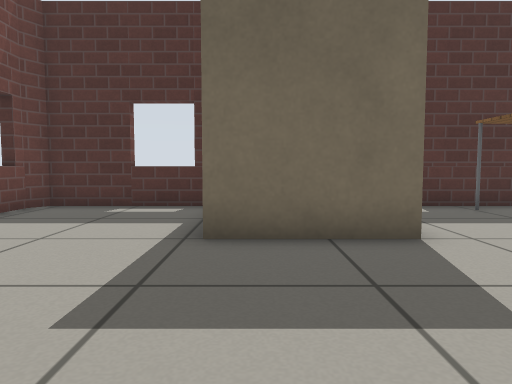
[1] (above)

21 first-person views from a walk through a robot-simulator world made for Gazebo. The camera is 0.5 m above the floor, tilts 4° down and sees 70° across. The floor is counted in squares, 0.5 m on a side. Each view is taken from the middle of a square. On the plan, view 1 faces up. The plan holds only what a view shows up to about 13 squares ahead; the rest is blank. Robots are left out. Simple patterns stand in for the simulator's built-in surfaces.

[2]
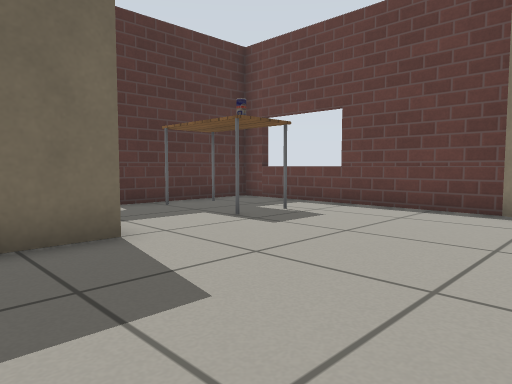

[3]
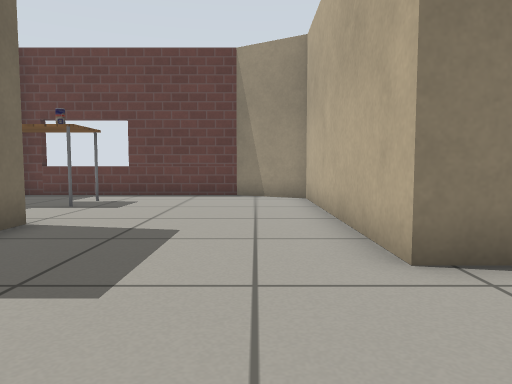

[4]
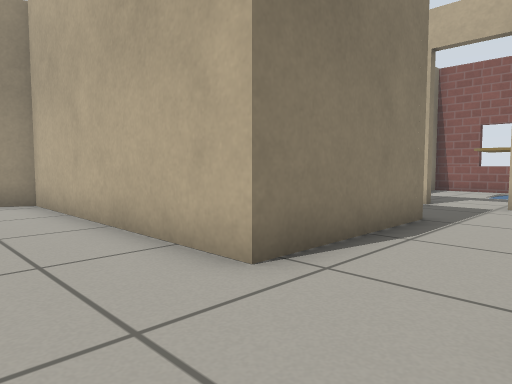

[5]
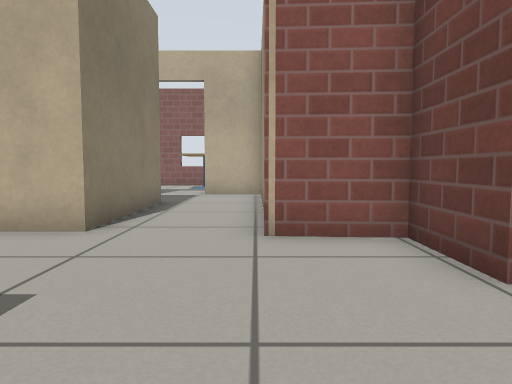

[6]
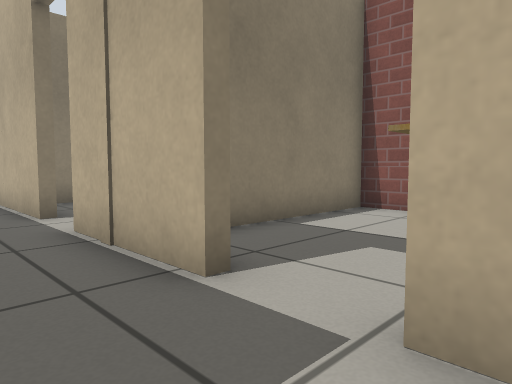

[7]
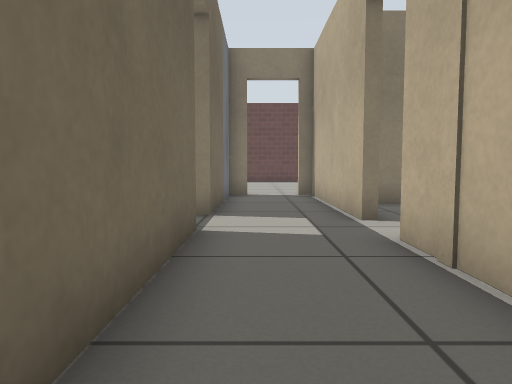

[8]
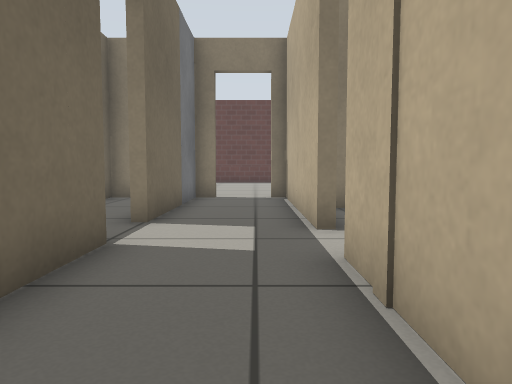

[9]
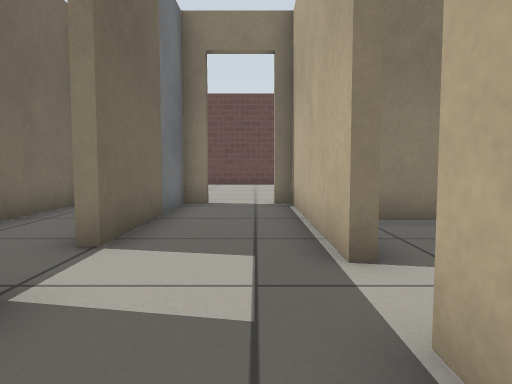

[10]
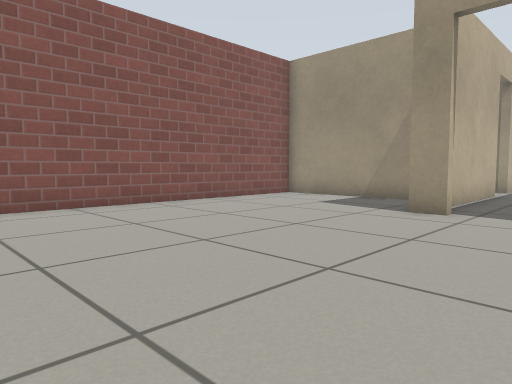

[11]
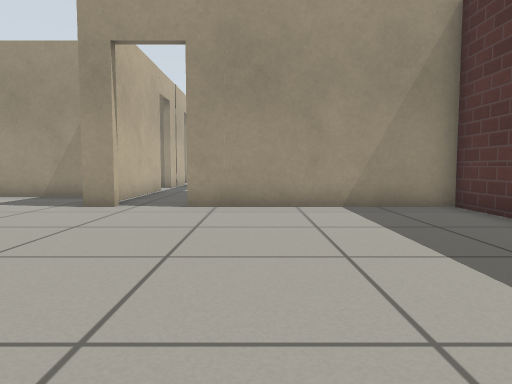

[12]
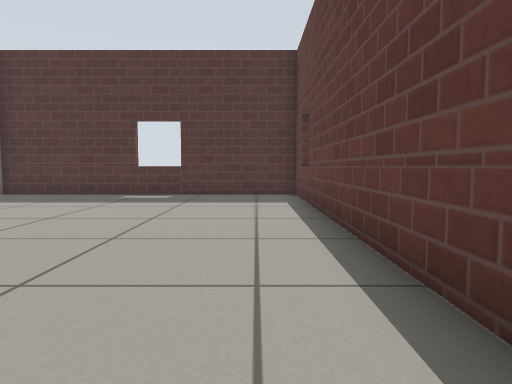

[13]
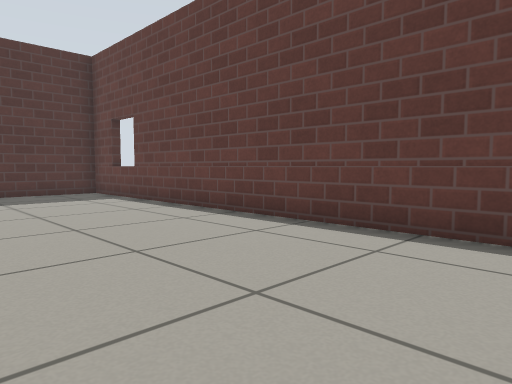

[14]
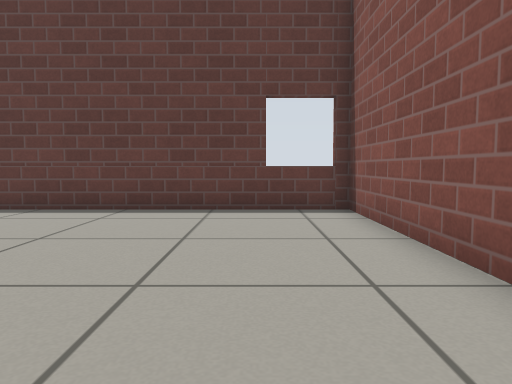

[15]
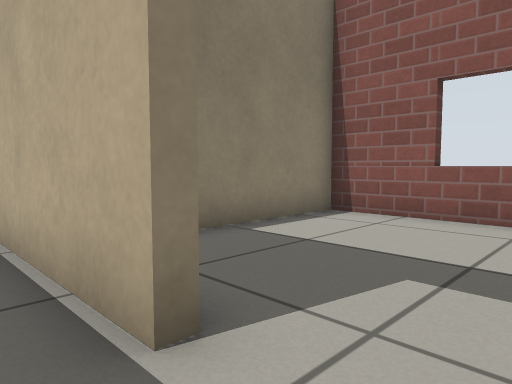

[16]
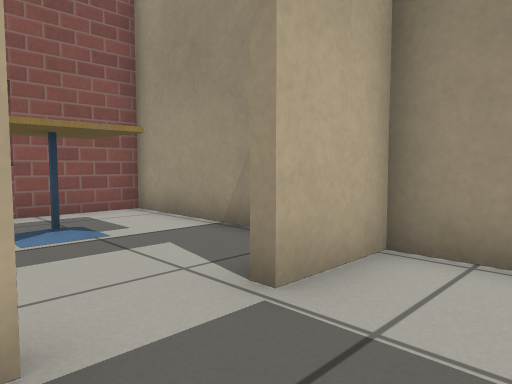

[17]
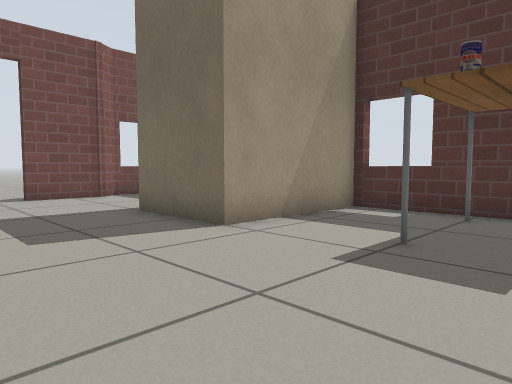

[18]
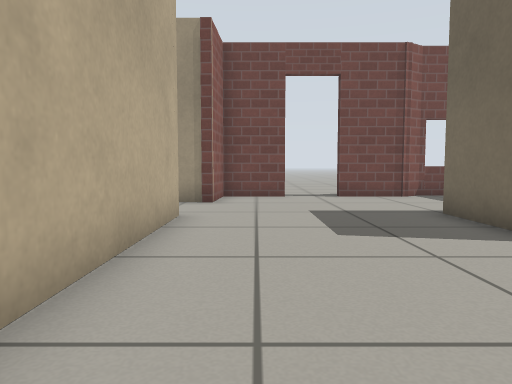

[19]
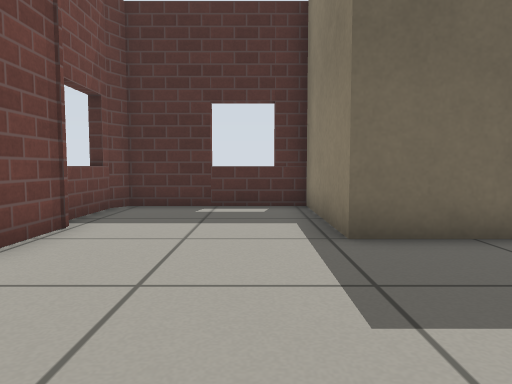

[20]
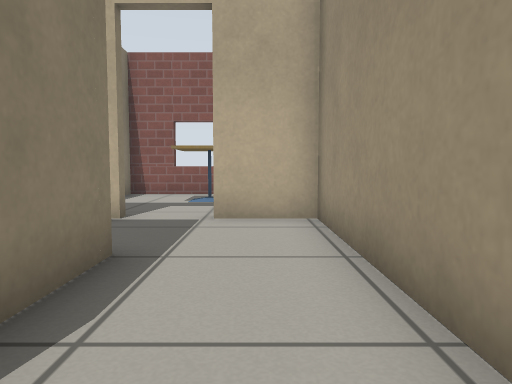

[21]
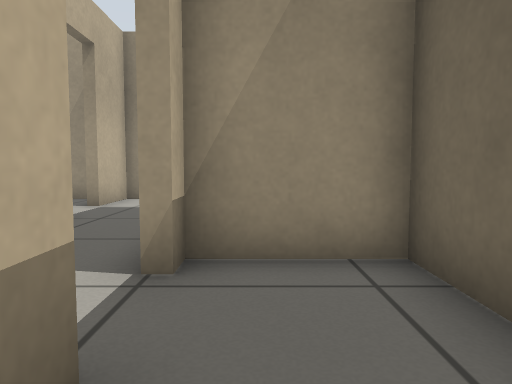

### Floor plan
Points are (right, up) in squares from view 1. A wall is a line through its corners. A room is listed if a view was taken in it or the views show most of it. See-through windows are left out.
Room 1 (views 1, 2, 3, 4, 5, 6, 7, 8, 9, 15, 16, 17, 18, 19, 20)
walls: (-0.4, -5.1) (-0.4, -0.6) (7.4, -0.6) (8.7, 1.7) (8.7, 9.2) (2.3, 9.2) (2.3, 5) (-0.7, 5) (-0.7, 9.2) (-5.2, 9.2) (-5.5, 8.7) (-5.5, 6.6) (-5.1, 6) (-5.1, 3.8); (4.8, -5.1) (0.3, -5.1); (-5.1, 2) (-5.1, -0.1) (-3.2, -0.2) (-3.2, -8) (-1.2, -8); (0.6, -8) (4, -8); (5.7, -8) (11.7, -8); (11.7, -5.7) (11.7, -5.1) (6.4, -5.1)
ways out: open door at (12, -6.5) to room 2; open door at (5.5, -5) to room 3; open door at (-0.5, -8) to room 4; open door at (4.5, -8) to room 5; open door at (-5, 2.5)
objects: table (5, 6) to (6, 8); drink can (6, 6)
Room 2 (views 10, 11, 12, 13, 14)
walls: (12, -7.5) (12, -8.4); (9, -9.4) (9, -12.8); (10.5, -14.2) (22.4, -14.2) (22.4, 0.9) (12, 0.9) (12, -5.7)
ways out: open door at (12, -6.5) to room 1
Room 3 (view 21)
walls: (5.8, -2.4) (4.1, -2.4) (4.1, -4.8) (4.7, -4.8); (11.7, -3) (11.7, -2.4) (8.5, -2.4)
low walls: (6.4, -4.8) (7, -4.8)
ways out: open door at (5.5, -5) to room 1
Room 4 (no view inside)
walls: (-3.2, -9.1) (-3.2, -14.2) (2.5, -14.2) (2.5, -9.9)
ways out: open door at (-0.5, -8) to room 1
objects: cafe table (-1, -12) to (0, -11)
Room 5 (no view inside)
walls: (5.1, -14.2) (8.7, -14.2) (8.7, -8.9)
ways out: open door at (4.5, -8) to room 1

Positions as (right, up) in squares from view 1, and headings:
1: (0, 0), facing up
2: (0, 0), facing up-right
3: (-4, 1), facing right
4: (-3, 2), facing down-right
5: (-3, 5), facing down
6: (-2, -6), facing down-right
7: (-1, -6), facing right
8: (0, -7), facing right
9: (2, -7), facing right
10: (20, -5), facing down-left
11: (21, -4), facing left
12: (21, -12), facing up
13: (17, -13), facing up-right
14: (14, -12), facing right
15: (4, -7), facing down-right
16: (1, -6), facing down-left
17: (7, 1), facing up-left
18: (7, 1), facing left
19: (-2, 0), facing up
20: (-2, -1), facing down
21: (8, -4), facing left
